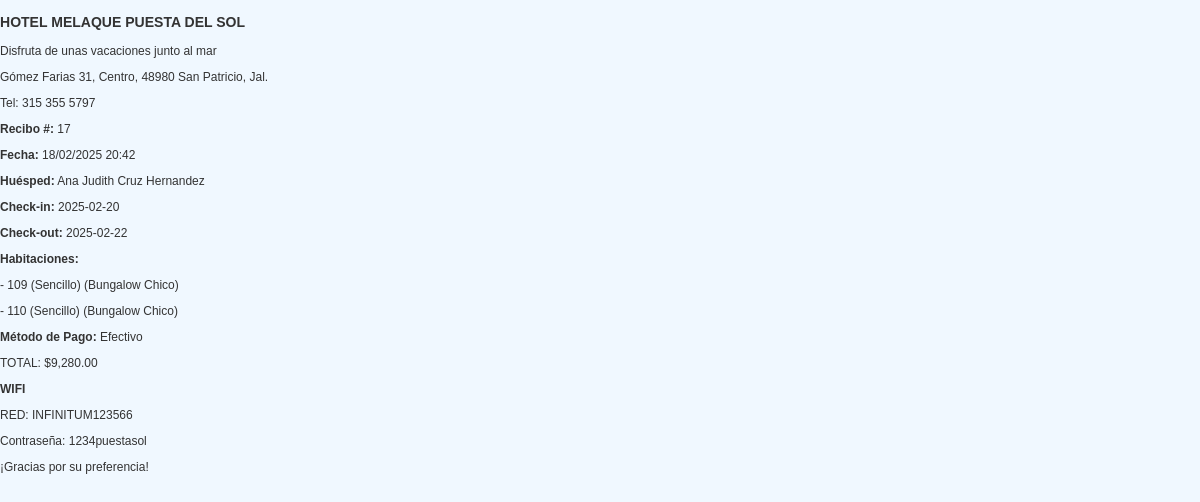
The app's page /imprimir_recibo.php?id=17 with its own data.
### tables this page shows
CREATE TABLE `recibos` (
  `id` int(11) NOT NULL,
  `id_huesped` int(11) NOT NULL,
  `check_in` date NOT NULL,
  `check_out` date NOT NULL,
  `total_pagar` decimal(10,2) NOT NULL,
  `tipo_pago` enum('tarjeta','transferencia','efectivo') NOT NULL,
  `created_at` timestamp NOT NULL DEFAULT current_timestamp(),
  `estado` varchar(20) DEFAULT 'activa'
);

CREATE TABLE `huespedes` (
  `id` int(11) NOT NULL,
  `rfc` varchar(13) NOT NULL,
  `nombre` varchar(100) NOT NULL,
  `telefono` varchar(20) DEFAULT NULL,
  `correo` varchar(100) DEFAULT NULL,
  `tipo_huesped` enum('persona','empresa') NOT NULL DEFAULT 'persona',
  `nombre_empresa` varchar(255) DEFAULT NULL,
  `logo` varchar(255) DEFAULT NULL
);

CREATE TABLE `detalles_reserva` (
  `id` int(11) NOT NULL,
  `reserva_id` int(11) DEFAULT NULL,
  `elemento_id` int(11) DEFAULT NULL,
  `tipo` varchar(50) NOT NULL
);

CREATE TABLE `elementos` (
  `id` int(11) NOT NULL,
  `codigo` varchar(10) NOT NULL,
  `nombre` varchar(255) NOT NULL,
  `descripcion` text DEFAULT NULL,
  `precio` decimal(10,2) NOT NULL,
  `tipo` enum('habitacion','servicio') NOT NULL,
  `creado_at` timestamp NOT NULL DEFAULT current_timestamp(),
  `updated_at` timestamp NOT NULL DEFAULT current_timestamp() ON UPDATE current_timestamp(),
  `estado` varchar(20) DEFAULT NULL,
  `fecha_ocupacion` date DEFAULT NULL,
  `fecha_liberacion` date DEFAULT NULL
);

### imprimir_recibo.php (the view, shortened to what this page needs)
<?php
require 'config.php';
$recibos_id = $_GET['id'];
$sql_recibo = "SELECT r.*, h.nombre AS nombre_huesped, h.logo
               FROM recibos r
               JOIN huespedes h ON r.id_huesped = h.id
               WHERE r.id = :id";
$stmt_recibo = $pdo->prepare($sql_recibo);
$stmt_recibo->execute(['id' => $recibos_id]);
$recibo = $stmt_recibo->fetch(PDO::FETCH_ASSOC);
$sql_elementos = "SELECT e.*, dr.tipo AS tipo_elemento
                  FROM detalles_reserva dr
                  JOIN elementos e ON dr.elemento_id = e.id
                  WHERE dr.reserva_id = :id AND dr.tipo = 'habitacion'";
$stmt_elementos = $pdo->prepare($sql_elementos);
$stmt_elementos->execute(['id' => $recibos_id]);
$habitaciones = $stmt_elementos->fetchAll(PDO::FETCH_ASSOC);
?>
<!DOCTYPE html>
<html lang="es">
<head>
</head>
<body>
    <div class="recibo">
        <div class="header">
            <h3>HOTEL MELAQUE PUESTA DEL SOL</h3>
            <p>Disfruta de unas vacaciones junto al mar</p>
            <p>Gómez Farias 31, Centro, 48980 San Patricio, Jal.</p>
            <p>Tel: 315 355 5797</p>
        </div>
        <div class="detalle">
            <p><strong>Recibo #:</strong> <?= htmlspecialchars($recibo['id']) ?></p>
            <p><strong>Fecha:</strong> <?= date('d/m/Y H:i') ?></p>
            <p><strong>Huésped:</strong> <?= htmlspecialchars($recibo['nombre_huesped']) ?></p>
            <p><strong>Check-in:</strong> <?= htmlspecialchars($recibo['check_in']) ?></p>
            <p><strong>Check-out:</strong> <?= htmlspecialchars($recibo['check_out']) ?></p>
            <p><strong>Habitaciones:</strong></p>
            <div class="habitaciones">
                <?php foreach ($habitaciones as $habitacion): ?>
                    <p>- <?= htmlspecialchars($habitacion['nombre']) ?> (<?= htmlspecialchars($habitacion['descripcion']) ?>)</p>
                <?php endforeach; ?>
            </div>
            <p><strong>Método de Pago:</strong> <?= ucfirst(htmlspecialchars($recibo['tipo_pago'])) ?></p>
        </div>
        <div class="total">
            <p>TOTAL: $<?= number_format($recibo['total_pagar'], 2) ?></p>
        </div>
        <div class="wifi">
            <p><strong>WIFI</strong></p>
            <p>RED: INFINITUM123566</p>
            <p>Contraseña: 1234puestasol</p>
            <p>¡Gracias por su preferencia!</p>
        </div>
    </div>
</body>
</html>

### imprimir_recibo.php (style rules this page uses)
body { font-family: 'Arial', sans-serif; font-size: 12px; width: 80mm; height: 297mm; margin: 0; padding: 0; box-sizing: border-box; background-color: #f0f8ff; color: #333; }

### records on screen
recibos: id "17", id_huesped.nombre "Ana Judith Cruz Hernandez", check_in "2025-02-20", check_out "2025-02-22", tipo_pago "Efectivo", total_pagar "9,280.00"
detalles_reserva: elemento.nombre "109 (Sencillo)", elemento.descripcion "Bungalow Chico"
detalles_reserva: elemento.nombre "110 (Sencillo)", elemento.descripcion "Bungalow Chico"
